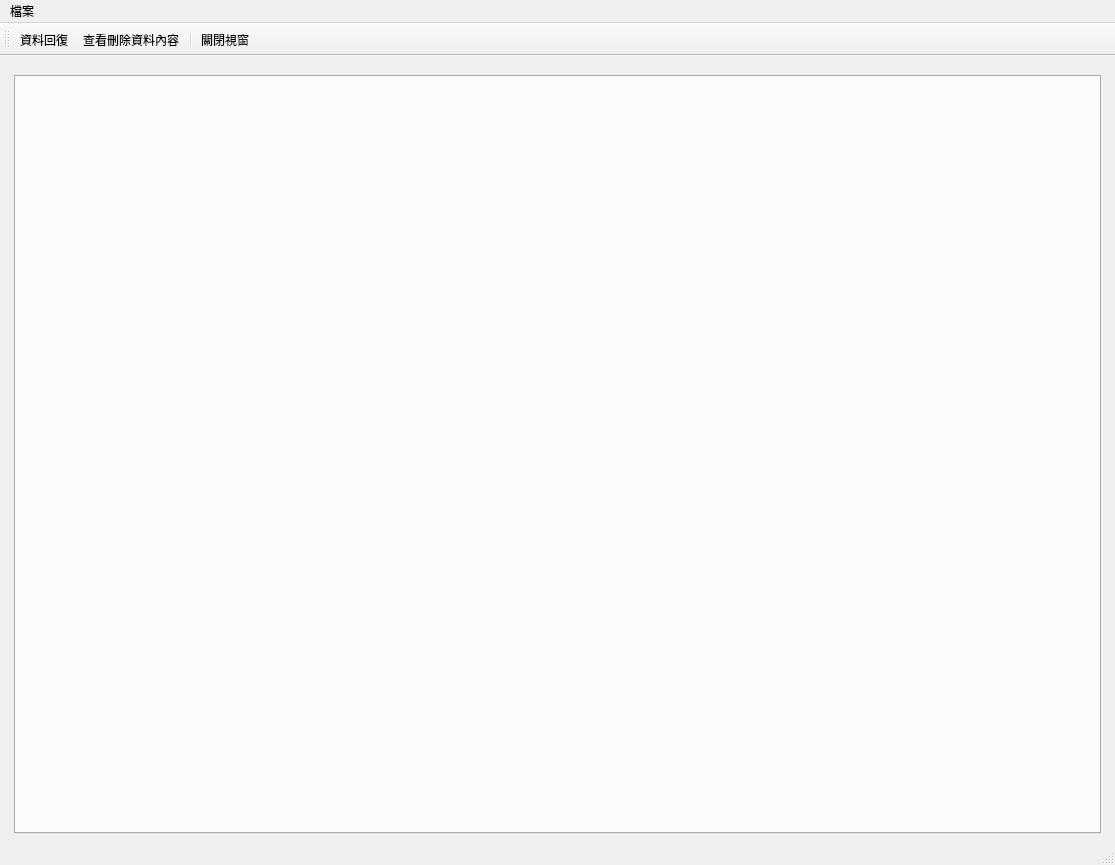
<?xml version="1.0" encoding="UTF-8"?>
<ui version="4.0">
 <class>WindowRestoreRecords</class>
 <widget class="QMainWindow" name="WindowRestoreRecords">
  <property name="geometry">
   <rect>
    <x>0</x>
    <y>0</y>
    <width>1115</width>
    <height>865</height>
   </rect>
  </property>
  <property name="windowTitle">
   <string>資料回復</string>
  </property>
  <widget class="QWidget" name="centralwidget">
   <layout class="QHBoxLayout" name="horizontalLayout">
    <item>
     <layout class="QVBoxLayout" name="verticalLayout">
      <property name="leftMargin">
       <number>5</number>
      </property>
      <property name="topMargin">
       <number>10</number>
      </property>
      <property name="rightMargin">
       <number>5</number>
      </property>
      <item>
       <widget class="QTabWidget" name="tabWidget_restore_records"/>
      </item>
     </layout>
    </item>
   </layout>
  </widget>
  <widget class="QToolBar" name="toolBar">
   <property name="windowTitle">
    <string>toolBar</string>
   </property>
   <property name="toolButtonStyle">
    <enum>Qt::ToolButtonTextUnderIcon</enum>
   </property>
   <attribute name="toolBarArea">
    <enum>TopToolBarArea</enum>
   </attribute>
   <attribute name="toolBarBreak">
    <bool>false</bool>
   </attribute>
   <addaction name="action_restore_record"/>
   <addaction name="action_view_deleted_record_json"/>
   <addaction name="separator"/>
   <addaction name="action_close"/>
  </widget>
  <widget class="QMenuBar" name="menubar">
   <property name="geometry">
    <rect>
     <x>0</x>
     <y>0</y>
     <width>1115</width>
     <height>28</height>
    </rect>
   </property>
   <widget class="QMenu" name="menu">
    <property name="title">
     <string>檔案</string>
    </property>
   </widget>
   <addaction name="menu"/>
  </widget>
  <widget class="QStatusBar" name="statusbar"/>
  <action name="action_restore_record">
   <property name="icon">
    <iconset>
     <normaloff>../icons/undo.svg</normaloff>../icons/undo.svg</iconset>
   </property>
   <property name="text">
    <string>資料回復</string>
   </property>
   <property name="toolTip">
    <string>資料回復</string>
   </property>
  </action>
  <action name="action_close">
   <property name="icon">
    <iconset>
     <normaloff>../icons/application-exit.svg</normaloff>../icons/application-exit.svg</iconset>
   </property>
   <property name="text">
    <string>關閉視窗</string>
   </property>
  </action>
  <action name="action_view_deleted_record_json">
   <property name="icon">
    <iconset>
     <normaloff>../icons/help-contents.svg</normaloff>../icons/help-contents.svg</iconset>
   </property>
   <property name="text">
    <string>查看刪除資料內容</string>
   </property>
   <property name="toolTip">
    <string>查看刪除資料內容</string>
   </property>
  </action>
 </widget>
 <resources/>
 <connections/>
</ui>
